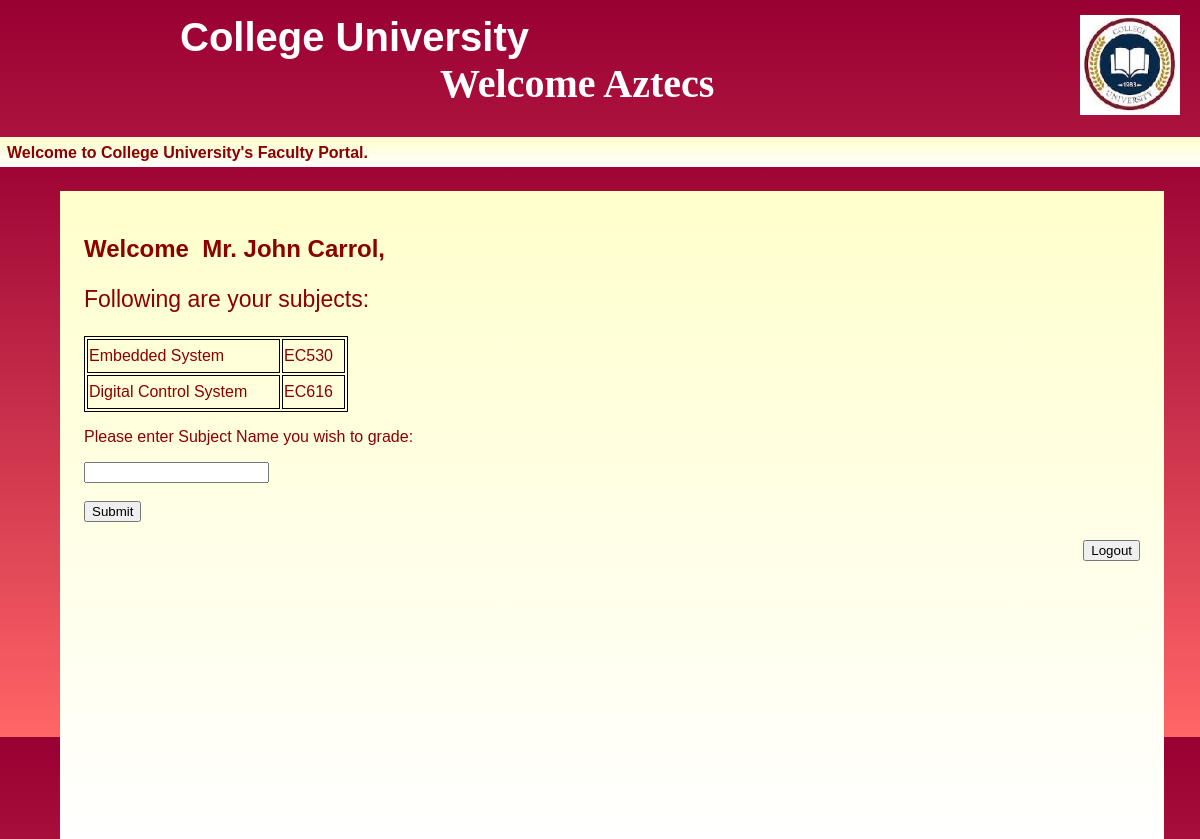
Page /fac_home.php (signed in) on the committed database.
### tables this page shows
CREATE TABLE IF NOT EXISTS `course_registration` (
  `Dept_id` varchar(6) NOT NULL,
  `Dept_name` char(30) NOT NULL,
  `Course_id` varchar(8) NOT NULL,
  `Course_name` varchar(30) NOT NULL,
  `Avail_seat` int(2) NOT NULL,
  `Total_seat` int(2) NOT NULL,
  `Course_hours` char(15) NOT NULL,
  `Faculty_name` char(15) NOT NULL,
  `Faculty_id` int(5) NOT NULL,
  `Units` int(3) NOT NULL,
  `flag` int(11) NOT NULL,
  PRIMARY KEY (`Course_id`)
);

### fac_home.php (the view, shortened to what this page needs)
<!DOCTYPE html>
<html>
<head>
	<link rel="stylesheet" type="text/css" href="css/stylesheet.css">
</head>
<body>
	<?php include("commonHeader.php"); ?>
	<div style="background:linear-gradient(to bottom, #990033 0%, #ff6666 100%);height:600px;">
		<div style="background: linear-gradient(to bottom, #ffffcc 0%, #ffffff 100%);height:30px;">
			<marquee style="padding:7px;">
				<b style="color:darkred;">Welcome to College University's Faculty Portal. &nbsp;&nbsp;</b>
			</marquee>
		</div>
	<div class="main">
	<div>
	<?php
		$uname = $_POST['uname'];
		echo "<h2>Welcome &nbsp;Mr. " .$uname. ",</h2>";
	?>
	<form method="POST" action="add_grade.php">
	<?php
		$con=mysqli_connect('localhost','root','','users');
		$query = "select Course_name, Course_id from course_registration where Faculty_name='$uname'";
		$Resource = mysqli_query($con,$query);
		echo " <p style='font-size:23px'>Following are your subjects: </p>";
		if(mysqli_num_rows($Resource) > 0) {
			echo "<table style='width:25%;border:1px solid black;'>";
		while ($results = mysqli_fetch_assoc($Resource)){
			$subjectID = $results["Course_id"];
			$Subject = $results["Course_name"];
			echo "<tr><td>".$Subject."</td>";
			echo "<td>".$subjectID."</td></tr> </p>";
		}
		echo "</table>";
		}
	?>
	<p>  Please enter Subject Name you wish to grade:</p>
	<input type="text" name="Sub" id="subject"> &nbsp; &nbsp;
	<br>  <br> <input type="submit" value="Submit" class="button" action ="add_grade.php" method="POST"> &nbsp;
	</form>
	<form  style="float:right;" method="POST" action ="fac_login.php">
	<br>
	<input type="submit" value="Logout" class="button" action="fac_login.php" method="POST">
	</form>
	</div>
	</div>
</body>
</html>

### css/stylesheet.css (style rules this page uses)
body { margin: 0; font-family: helvetica; background:linear-gradient(to bottom, #990033 0%, #ff6666 100%); }

### fac_home.php (style rules this page uses)
.main { margin-left:5%; margin-top:2%; margin-bottom:50px; margin-right:5%; background: linear-gradient(to bottom, #ffffcc 0%, #ffffff 100%); width:88%; height:100%; padding:2%; }
h4, p,h2, h3 { color:darkred; border:0px solid black; }
table,td,tr { border:1px solid black; color:darkred; height:30px; }

### rows in the picture
course_registration: Course_name "Embedded System", Course_id "EC530"
course_registration: Course_name "Digital Control System", Course_id "EC616"

### other values in the picture
$uname "John Carrol"
